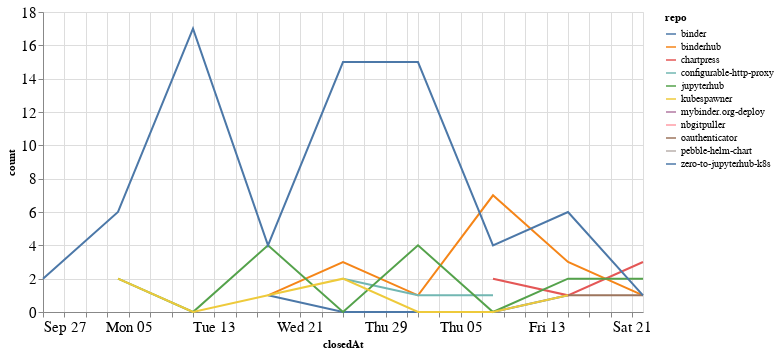

Notebook cell for this chart:
### Code cell
closed_by_time = closed_by.groupby('repo').resample('W', on='closedAt').count()['author'].reset_index()
closed_by_time = closed_by_time.rename(columns={'author': 'count'})

alt.Chart(closed_by_time, width=600).mark_line().encode(
    x='closedAt',
    y='count',
    color='repo',
    tooltip="repo"
)

### Figure 1 — Vega-Lite specification as saved in the notebook (floating-point values rounded to 4 significant figures)
{"config": {"axisLeft": {"labelFontSize": 15}, "axisBottom": {"labelFontSize": 15}}, "data": {"name": "data-41dfe23ec11ae0157150c9a39aa785d6"}, "mark": "line", "encoding": {"color": {"type": "nominal", "field": "repo"}, "tooltip": {"type": "nominal", "field": "repo"}, "x": {"type": "temporal", "field": "closedAt"}, "y": {"type": "quantitative", "field": "count"}}, "width": 600, "$schema": "https://vega.github.io/schema/vega-lite/v4.8.1.json", "datasets": {"data-41dfe23ec11ae0157150c9a39aa785d6": [{"repo": "binder", "closedAt": "2020-10-18T00:00:00", "count": 1}, {"repo": "binder", "closedAt": "2020-10-25T00:00:00", "count": 0}, {"repo": "binder", "closedAt": "2020-11-01T00:00:00", "count": 0}, {"repo": "binder", "closedAt": "2020-11-08T00:00:00", "count": 0}, {"repo": "binder", "closedAt": "2020-11-15T00:00:00", "count": 1}, {"repo": "binderhub", "closedAt": "2020-10-18T00:00:00", "count": 1}, {"repo": "binderhub", "closedAt": "2020-10-25T00:00:00", "count": 3}, {"repo": "binderhub", "closedAt": "2020-11-01T00:00:00", "count": 1}, {"repo": "binderhub", "closedAt": "2020-11-08T00:00:00", "count": 7}, {"repo": "binderhub", "closedAt": "2020-11-15T00:00:00", "count": 3}, {"repo": "binderhub", "closedAt": "2020-11-22T00:00:00", "count": 1}, {"repo": "chartpress", "closedAt": "2020-11-08T00:00:00", "count": 2}, {"repo": "chartpress", "closedAt": "2020-11-15T00:00:00", "count": 1}, {"repo": "chartpress", "closedAt": "2020-11-22T00:00:00", "count": 3}, {"repo": "configurable-http-proxy", "closedAt": "2020-10-25T00:00:00", "count": 2}, {"repo": "configurable-http-proxy", "closedAt": "2020-11-01T00:00:00", "count": 1}, {"repo": "configurable-http-proxy", "closedAt": "2020-11-08T00:00:00", "count": 1}, {"repo": "jupyterhub", "closedAt": "2020-10-04T00:00:00", "count": 2}, {"repo": "jupyterhub", "closedAt": "2020-10-11T00:00:00", "count": 0}, {"repo": "jupyterhub", "closedAt": "2020-10-18T00:00:00", "count": 4}, {"repo": "jupyterhub", "closedAt": "2020-10-25T00:00:00", "count": 0}, {"repo": "jupyterhub", "closedAt": "2020-11-01T00:00:00", "count": 4}, {"repo": "jupyterhub", "closedAt": "2020-11-08T00:00:00", "count": 0}, {"repo": "jupyterhub", "closedAt": "2020-11-15T00:00:00", "count": 2}, {"repo": "jupyterhub", "closedAt": "2020-11-22T00:00:00", "count": 2}, {"repo": "kubespawner", "closedAt": "2020-10-04T00:00:00", "count": 2}, {"repo": "kubespawner", "closedAt": "2020-10-11T00:00:00", "count": 0}, {"repo": "kubespawner", "closedAt": "2020-10-18T00:00:00", "count": 1}, {"repo": "kubespawner", "closedAt": "2020-10-25T00:00:00", "count": 2}, {"repo": "kubespawner", "closedAt": "2020-11-01T00:00:00", "count": 0}, {"repo": "kubespawner", "closedAt": "2020-11-08T00:00:00", "count": 0}, {"repo": "kubespawner", "closedAt": "2020-11-15T00:00:00", "count": 1}, {"repo": "mybinder.org-deploy", "closedAt": "2020-11-01T00:00:00", "count": 1}, {"repo": "nbgitpuller", "closedAt": "2020-10-04T00:00:00", "count": 2}, {"repo": "oauthenticator", "closedAt": "2020-11-15T00:00:00", "count": 1}, {"repo": "oauthenticator", "closedAt": "2020-11-22T00:00:00", "count": 1}, {"repo": "pebble-helm-chart", "closedAt": "2020-11-08T00:00:00", "count": 1}, {"repo": "zero-to-jupyterhub-k8s", "closedAt": "2020-09-27T00:00:00", "count": 2}, {"repo": "zero-to-jupyterhub-k8s", "closedAt": "2020-10-04T00:00:00", "count": 6}, {"repo": "zero-to-jupyterhub-k8s", "closedAt": "2020-10-11T00:00:00", "count": 17}, {"repo": "zero-to-jupyterhub-k8s", "closedAt": "2020-10-18T00:00:00", "count": 4}, {"repo": "zero-to-jupyterhub-k8s", "closedAt": "2020-10-25T00:00:00", "count": 15}, {"repo": "zero-to-jupyterhub-k8s", "closedAt": "2020-11-01T00:00:00", "count": 15}, {"repo": "zero-to-jupyterhub-k8s", "closedAt": "2020-11-08T00:00:00", "count": 4}, {"repo": "zero-to-jupyterhub-k8s", "closedAt": "2020-11-15T00:00:00", "count": 6}, {"repo": "zero-to-jupyterhub-k8s", "closedAt": "2020-11-22T00:00:00", "count": 1}]}}
